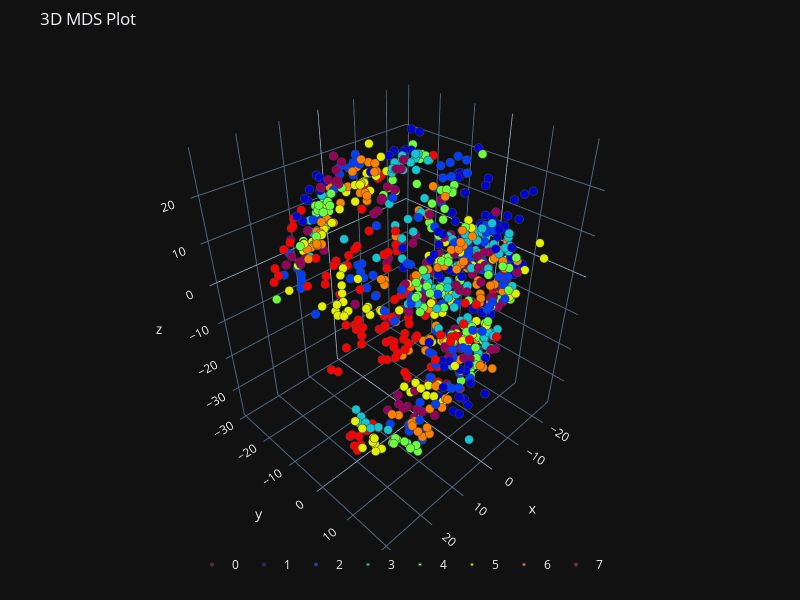

Notebook source saved alongside this figure:
### Markdown cell above
MDS seeks a low-dimensional representation of the data in which the distances respect well the distances in the original high-dimensional space. In general, MDS is a technique used for analyzing similarity or dissimilarity data. It attempts to model similarity or dissimilarity data as distances in a geometric spaces. The data can be ratings of similarity between objects, interaction frequencies of molecules, or trade indices between countries.

### Code cell
from sklearn.manifold import MDS


embedding = MDS(n_components=3)
manifold = embedding.fit_transform(x,categories[subject_id])


plot_3d(manifold[:, 0],
        manifold[:, 1],
        manifold[:, 2],
        path = os.path.join(explanatory_fMRI_dir, 'mds_3d.png'),
        y = categories[subject_id],
        title="3D MDS Plot")
